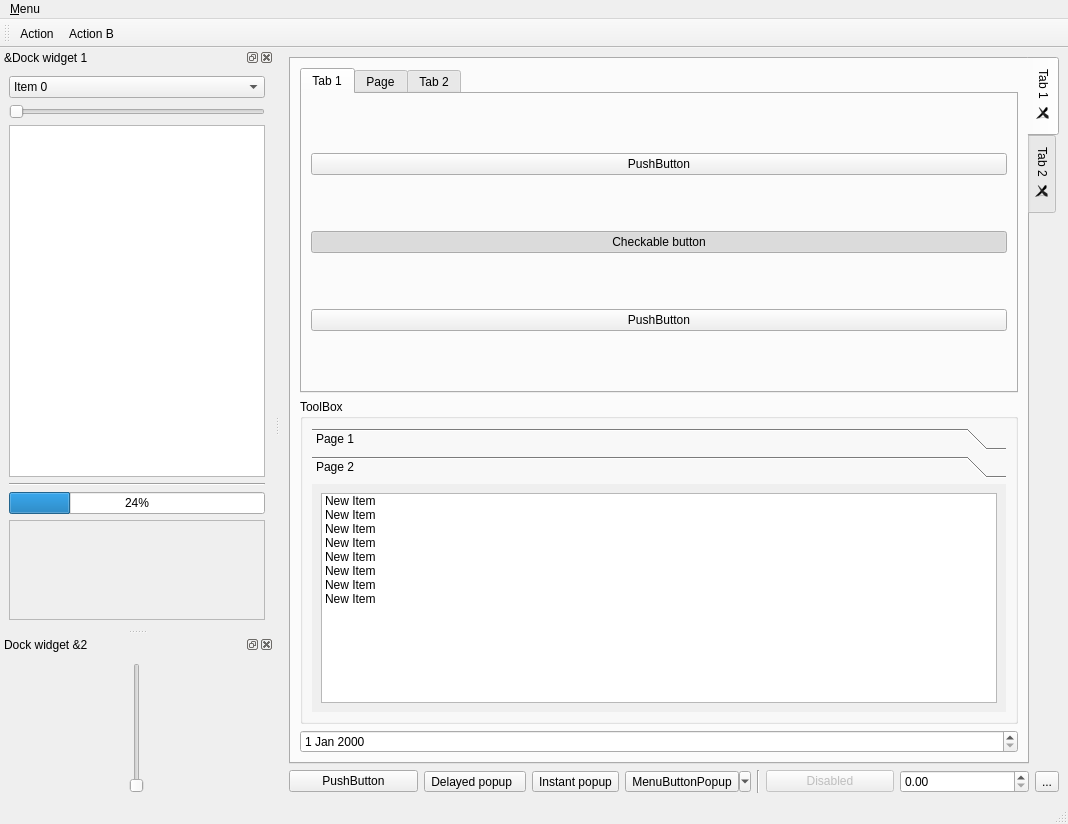
<?xml version="1.0" encoding="UTF-8"?>
<ui version="4.0">
 <class>MainWindow</class>
 <widget class="QMainWindow" name="MainWindow">
  <property name="geometry">
   <rect>
    <x>0</x>
    <y>0</y>
    <width>1068</width>
    <height>824</height>
   </rect>
  </property>
  <property name="windowTitle">
   <string>MainWindow</string>
  </property>
  <widget class="QWidget" name="centralwidget">
   <layout class="QVBoxLayout" name="verticalLayout_5">
    <item>
     <widget class="QTabWidget" name="tabWidget">
      <property name="tabPosition">
       <enum>QTabWidget::East</enum>
      </property>
      <property name="currentIndex">
       <number>0</number>
      </property>
      <property name="tabsClosable">
       <bool>true</bool>
      </property>
      <widget class="QWidget" name="tab">
       <attribute name="title">
        <string>Tab 1</string>
       </attribute>
       <layout class="QGridLayout" name="gridLayout">
        <item row="1" column="0">
         <widget class="QGroupBox" name="groupBox">
          <property name="title">
           <string>ToolBox</string>
          </property>
          <layout class="QVBoxLayout" name="verticalLayout_3">
           <item>
            <widget class="QToolBox" name="toolBox">
             <property name="currentIndex">
              <number>1</number>
             </property>
             <widget class="QWidget" name="page">
              <property name="geometry">
               <rect>
                <x>0</x>
                <y>0</y>
                <width>98</width>
                <height>44</height>
               </rect>
              </property>
              <attribute name="label">
               <string>Page 1</string>
              </attribute>
              <layout class="QGridLayout" name="gridLayout_4">
               <item row="0" column="0">
                <widget class="QLineEdit" name="lineEdit"/>
               </item>
              </layout>
             </widget>
             <widget class="QWidget" name="page_2">
              <property name="geometry">
               <rect>
                <x>0</x>
                <y>0</y>
                <width>697</width>
                <height>210</height>
               </rect>
              </property>
              <attribute name="label">
               <string>Page 2</string>
              </attribute>
              <layout class="QGridLayout" name="gridLayout_5">
               <item row="0" column="0">
                <widget class="QListWidget" name="listWidget">
                 <item>
                  <property name="text">
                   <string>New Item</string>
                  </property>
                 </item>
                 <item>
                  <property name="text">
                   <string>New Item</string>
                  </property>
                 </item>
                 <item>
                  <property name="text">
                   <string>New Item</string>
                  </property>
                 </item>
                 <item>
                  <property name="text">
                   <string>New Item</string>
                  </property>
                 </item>
                 <item>
                  <property name="text">
                   <string>New Item</string>
                  </property>
                 </item>
                 <item>
                  <property name="text">
                   <string>New Item</string>
                  </property>
                 </item>
                 <item>
                  <property name="text">
                   <string>New Item</string>
                  </property>
                 </item>
                 <item>
                  <property name="text">
                   <string>New Item</string>
                  </property>
                 </item>
                </widget>
               </item>
              </layout>
             </widget>
            </widget>
           </item>
          </layout>
         </widget>
        </item>
        <item row="0" column="0">
         <widget class="QTabWidget" name="tabWidget_2">
          <property name="currentIndex">
           <number>0</number>
          </property>
          <widget class="QWidget" name="tab_3">
           <attribute name="title">
            <string>Tab 1</string>
           </attribute>
           <layout class="QGridLayout" name="gridLayout_6">
            <item row="1" column="0">
             <widget class="QPushButton" name="checkableButton">
              <property name="text">
               <string>Checkable button</string>
              </property>
              <property name="checkable">
               <bool>true</bool>
              </property>
              <property name="checked">
               <bool>true</bool>
              </property>
             </widget>
            </item>
            <item row="0" column="0">
             <widget class="QPushButton" name="pushButton">
              <property name="text">
               <string>PushButton</string>
              </property>
             </widget>
            </item>
            <item row="2" column="0">
             <widget class="QPushButton" name="pushButton_5">
              <property name="text">
               <string>PushButton</string>
              </property>
             </widget>
            </item>
           </layout>
          </widget>
          <widget class="QWidget" name="tab_5">
           <attribute name="title">
            <string>Page</string>
           </attribute>
           <layout class="QGridLayout" name="gridLayout_7">
            <item row="0" column="0">
             <widget class="QTableWidget" name="tableWidget">
              <row>
               <property name="text">
                <string>New Row</string>
               </property>
              </row>
              <row>
               <property name="text">
                <string>New Row</string>
               </property>
              </row>
              <row>
               <property name="text">
                <string>New Row</string>
               </property>
              </row>
              <row>
               <property name="text">
                <string>New Row</string>
               </property>
              </row>
              <column>
               <property name="text">
                <string>New Column</string>
               </property>
              </column>
              <column>
               <property name="text">
                <string>New Column 2</string>
               </property>
              </column>
             </widget>
            </item>
           </layout>
          </widget>
          <widget class="QWidget" name="tab_4">
           <attribute name="title">
            <string>Tab 2</string>
           </attribute>
          </widget>
         </widget>
        </item>
        <item row="2" column="0">
         <widget class="QDateEdit" name="dateEdit"/>
        </item>
       </layout>
      </widget>
      <widget class="QWidget" name="tab_2">
       <attribute name="title">
        <string>Tab 2</string>
       </attribute>
       <layout class="QGridLayout" name="gridLayout_2">
        <item row="0" column="0">
         <widget class="QGroupBox" name="groupBox_2">
          <property name="title">
           <string>GroupBox</string>
          </property>
          <layout class="QVBoxLayout" name="verticalLayout_4">
           <item>
            <widget class="QLabel" name="label">
             <property name="text">
              <string>TextLabel</string>
             </property>
            </widget>
           </item>
           <item>
            <widget class="QRadioButton" name="radioButton">
             <property name="text">
              <string>RadioB&amp;utton</string>
             </property>
            </widget>
           </item>
           <item>
            <widget class="QCheckBox" name="checkBox">
             <property name="text">
              <string>CheckBox</string>
             </property>
            </widget>
           </item>
           <item>
            <widget class="QCheckBox" name="checkBox_2">
             <property name="text">
              <string>CheckBox Tristate</string>
             </property>
             <property name="tristate">
              <bool>true</bool>
             </property>
            </widget>
           </item>
           <item>
            <widget class="QTreeWidget" name="treeWidget">
             <column>
              <property name="text">
               <string>qdz</string>
              </property>
             </column>
             <item>
              <property name="text">
               <string>qzd</string>
              </property>
             </item>
             <item>
              <property name="text">
               <string>effefe</string>
              </property>
             </item>
            </widget>
           </item>
          </layout>
         </widget>
        </item>
       </layout>
      </widget>
     </widget>
    </item>
    <item>
     <layout class="QHBoxLayout" name="horizontalLayout">
      <item>
       <widget class="QPushButton" name="pushButton_2">
        <property name="text">
         <string>PushButton</string>
        </property>
       </widget>
      </item>
      <item>
       <widget class="QToolButton" name="bt_delay_popup">
        <property name="text">
         <string>Delayed popup  </string>
        </property>
       </widget>
      </item>
      <item>
       <widget class="QToolButton" name="bt_instant_popup">
        <property name="text">
         <string>Instant popup</string>
        </property>
        <property name="popupMode">
         <enum>QToolButton::InstantPopup</enum>
        </property>
       </widget>
      </item>
      <item>
       <widget class="QToolButton" name="bt_menu_button_popup">
        <property name="text">
         <string>MenuButtonPopup</string>
        </property>
        <property name="popupMode">
         <enum>QToolButton::MenuButtonPopup</enum>
        </property>
       </widget>
      </item>
      <item>
       <widget class="Line" name="line_2">
        <property name="orientation">
         <enum>Qt::Vertical</enum>
        </property>
       </widget>
      </item>
      <item>
       <widget class="QPushButton" name="pushButton_3">
        <property name="enabled">
         <bool>false</bool>
        </property>
        <property name="text">
         <string>Disabled</string>
        </property>
       </widget>
      </item>
      <item>
       <widget class="QDoubleSpinBox" name="doubleSpinBox"/>
      </item>
      <item>
       <widget class="QToolButton" name="toolButton">
        <property name="text">
         <string>...</string>
        </property>
        <property name="popupMode">
         <enum>QToolButton::InstantPopup</enum>
        </property>
       </widget>
      </item>
     </layout>
    </item>
   </layout>
  </widget>
  <widget class="QMenuBar" name="menubar">
   <property name="geometry">
    <rect>
     <x>0</x>
     <y>0</y>
     <width>1068</width>
     <height>23</height>
    </rect>
   </property>
   <widget class="QMenu" name="menuMenu">
    <property name="title">
     <string>&amp;Menu</string>
    </property>
    <widget class="QMenu" name="menuSubmenu_2">
     <property name="title">
      <string>&amp;Submenu 2</string>
     </property>
     <addaction name="actionSub_menu"/>
     <addaction name="actionAction_C"/>
    </widget>
    <addaction name="actionAction"/>
    <addaction name="menuSubmenu_2"/>
   </widget>
   <addaction name="menuMenu"/>
  </widget>
  <widget class="QStatusBar" name="statusbar"/>
  <widget class="QDockWidget" name="dockWidget1">
   <property name="windowTitle">
    <string>&amp;Dock widget 1</string>
   </property>
   <attribute name="dockWidgetArea">
    <number>1</number>
   </attribute>
   <widget class="QWidget" name="dockWidgetContents">
    <layout class="QVBoxLayout" name="verticalLayout_2">
     <item>
      <layout class="QVBoxLayout" name="verticalLayout">
       <item>
        <widget class="QComboBox" name="comboBox">
         <item>
          <property name="text">
           <string>Item 0</string>
          </property>
         </item>
         <item>
          <property name="text">
           <string>Item 2</string>
          </property>
         </item>
        </widget>
       </item>
       <item>
        <widget class="QSlider" name="horizontalSlider">
         <property name="orientation">
          <enum>Qt::Horizontal</enum>
         </property>
        </widget>
       </item>
       <item>
        <widget class="QTextEdit" name="textEdit"/>
       </item>
       <item>
        <widget class="Line" name="line">
         <property name="orientation">
          <enum>Qt::Horizontal</enum>
         </property>
        </widget>
       </item>
       <item>
        <widget class="QProgressBar" name="progressBar">
         <property name="value">
          <number>24</number>
         </property>
        </widget>
       </item>
      </layout>
     </item>
     <item>
      <widget class="QFrame" name="frame">
       <property name="minimumSize">
        <size>
         <width>0</width>
         <height>100</height>
        </size>
       </property>
       <property name="frameShape">
        <enum>QFrame::StyledPanel</enum>
       </property>
       <property name="frameShadow">
        <enum>QFrame::Raised</enum>
       </property>
       <property name="lineWidth">
        <number>3</number>
       </property>
      </widget>
     </item>
    </layout>
   </widget>
  </widget>
  <widget class="QToolBar" name="toolBar">
   <property name="windowTitle">
    <string>toolBar</string>
   </property>
   <attribute name="toolBarArea">
    <enum>TopToolBarArea</enum>
   </attribute>
   <attribute name="toolBarBreak">
    <bool>false</bool>
   </attribute>
   <addaction name="actionAction"/>
   <addaction name="actionSub_menu"/>
  </widget>
  <widget class="QDockWidget" name="dockWidget2">
   <property name="windowTitle">
    <string>Dock widget &amp;2</string>
   </property>
   <attribute name="dockWidgetArea">
    <number>1</number>
   </attribute>
   <widget class="QWidget" name="dockWidgetContents_2">
    <layout class="QGridLayout" name="gridLayout_3">
     <item row="0" column="0">
      <widget class="QSlider" name="verticalSlider">
       <property name="orientation">
        <enum>Qt::Vertical</enum>
       </property>
      </widget>
     </item>
    </layout>
   </widget>
  </widget>
  <action name="actionAction">
   <property name="text">
    <string>&amp;Action</string>
   </property>
  </action>
  <action name="actionSub_menu">
   <property name="text">
    <string>&amp;Action B</string>
   </property>
   <property name="toolTip">
    <string>submenu</string>
   </property>
  </action>
  <action name="actionAction_C">
   <property name="text">
    <string>Action &amp;C</string>
   </property>
  </action>
 </widget>
 <tabstops>
  <tabstop>pushButton</tabstop>
  <tabstop>checkableButton</tabstop>
  <tabstop>pushButton_5</tabstop>
  <tabstop>tabWidget_2</tabstop>
  <tabstop>tableWidget</tabstop>
  <tabstop>radioButton</tabstop>
  <tabstop>checkBox</tabstop>
  <tabstop>checkBox_2</tabstop>
  <tabstop>treeWidget</tabstop>
  <tabstop>pushButton_2</tabstop>
  <tabstop>bt_delay_popup</tabstop>
  <tabstop>bt_instant_popup</tabstop>
  <tabstop>bt_menu_button_popup</tabstop>
  <tabstop>pushButton_3</tabstop>
  <tabstop>doubleSpinBox</tabstop>
  <tabstop>toolButton</tabstop>
  <tabstop>comboBox</tabstop>
  <tabstop>horizontalSlider</tabstop>
  <tabstop>textEdit</tabstop>
  <tabstop>verticalSlider</tabstop>
  <tabstop>tabWidget</tabstop>
  <tabstop>lineEdit</tabstop>
  <tabstop>listWidget</tabstop>
 </tabstops>
 <resources/>
 <connections/>
</ui>
